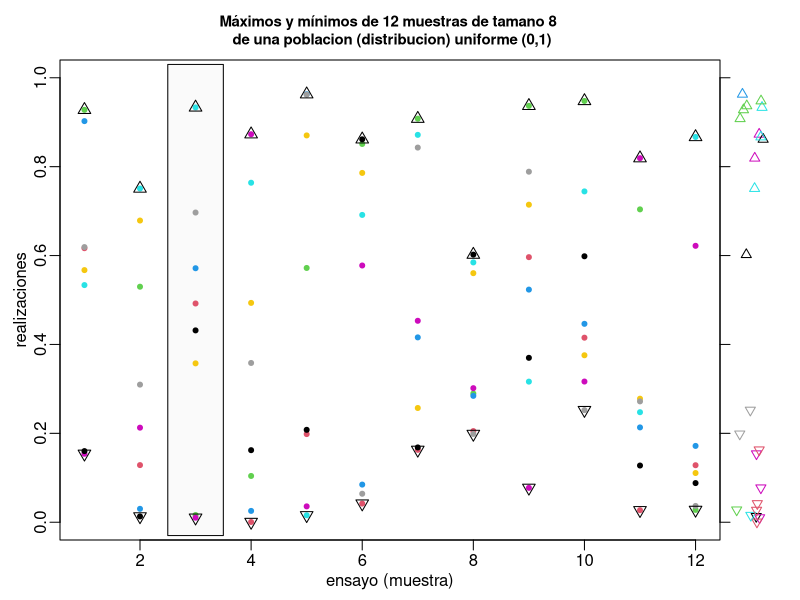

The R script that drew this image:
#======== Estadisticos de orden
if(0) {
#======
prob <- "Estadisticos de Orden"
cat(paste("\n",prob,":\n"))

n <- 9
#x <- runif(n)
x <- rgamma(n,2,1)
y <- sort(x)
i <- order(x)
j <- match(x,sort(x))
print(round(data.frame(x,j, y,i),3))
xmax <- round(max(x),3)
xmin <- round(min(x),3)
rango <- xmax-xmin
cat("Rango de la muestra =",xmax,"-",xmin,"=",rango,"\n")
rm(list=ls())
#======
}
#=================================

#======== Estadisticos de orden
if(1) {
#======
prob <- "Estadisticos de Orden"
cat(paste("\n",prob,":\n"))

N <- 12
n <- 8
k <- 3

col <- seq(2,n+1)
x <- matrix(NA,nrow=N,ncol=n,dimnames=list(seq(N),paste("x",seq(n),sep="")))
xmin <- rep(NA,N)
xmax <- rep(NA,N)
idxm <- rep(NA,N)
idxM <- rep(NA,N)
for(i in seq(N)) {
    x[i,] <- runif(n)
    xmin[i] <- min(x[i,])
    idxm[i] <- which.min(x[i,])
    xmax[i] <- max(x[i,])
    idxM[i] <- which.max(x[i,])
}
lab <- paste("Máximos y mínimos de",N,"muestras de tamano",n,
    "\n de una poblacion (distribucion) uniforme (0,1)")
cat(paste(lab,"\n"))
print(t(round(x <- cbind(x,xmin=xmin,xmax=xmax,rango=xmax-xmin),3)))

opar <- par(no.readonly=TRUE)
par(mfrow=c(1,1),mgp=c(1.5,.5,0),mar=c(3,3,3,4),oma=0*c(1,1,1,1),pty="m")
ylim <- c(0,1)  #range(xmin,xmax)
plot(0,0,xlim=c(1,N),ylim=ylim,type="n",
    xlab="ensayo (muestra)",ylab="realizaciones",
    main=lab,cex.main=0.9)
rect(k-0.5,-0.03,k+0.5,1.03,col=grey(.98),border=1)
for(i in seq(N)) {
    points(rep(i,n),x[i,seq(n)],pch=20,col=col)
    points(rep(i,2),c(xmin[i],xmax[i]),pch=c(25,24),col=1,cex=1.25)
}
axis(4,labels=FALSE)
points(jitter(rep(N+1,N)),xmin,col=col[idxm],pch=25,xpd=NA,)
#points(rep(N+1/2,N),xmin,col=col[idxm],pch=21,xpd=NA,)
points(jitter(rep(N+1,N)),xmax,col=col[idxM],pch=24,xpd=NA)
#points(rep(N+2/3,N),xmax,col=col[idxM],pch=22,xpd=NA)
#mtext(side=4,"texto",line=-3,xpd=NA)
par(opar)

#require(misc)
#savePlots("estadOrden",8,6)

rm(list=ls())
#======
}
#=================================
